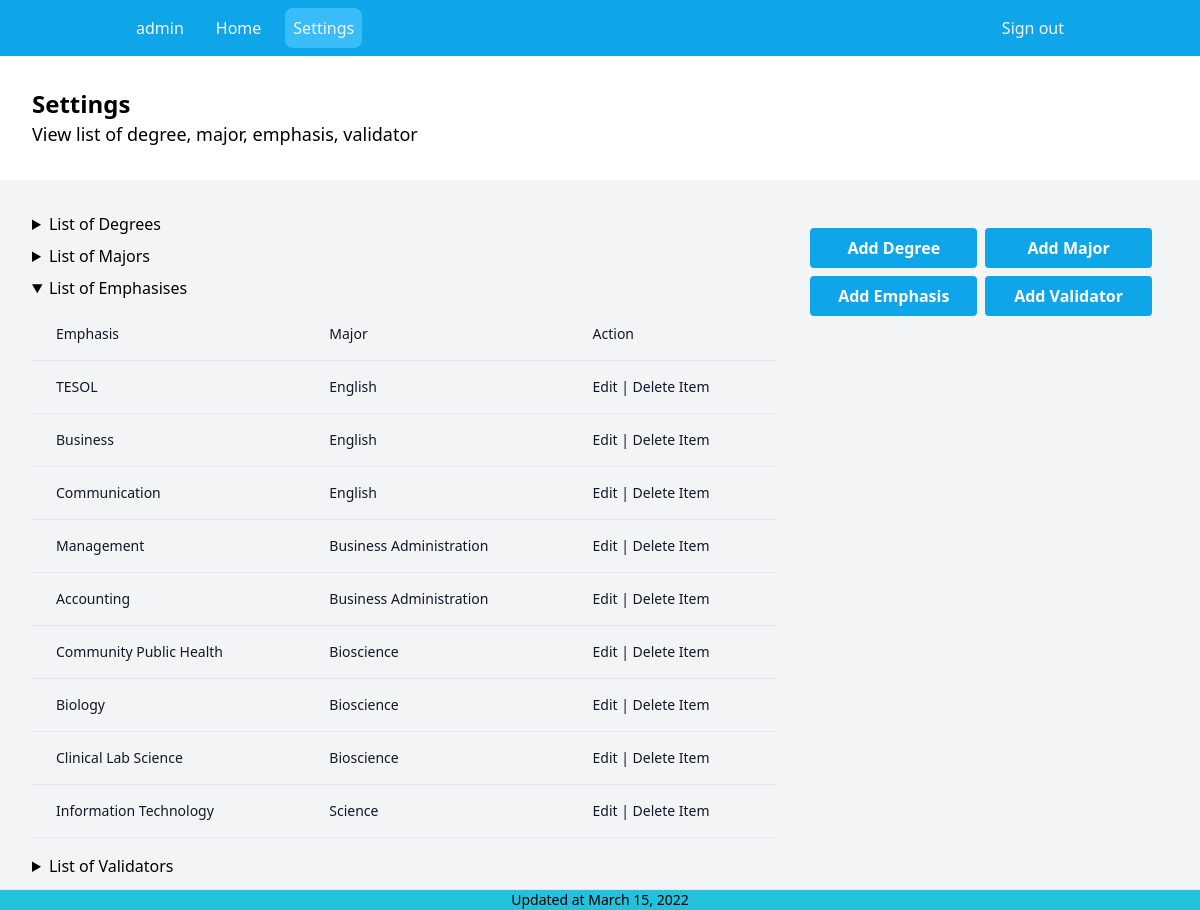
The app's page /manager/settings (signed in) with its own data.
### spapp/models.py (models this page shows, shortened)
class Emphasis(models.Model):
    major = models.ForeignKey(Major, on_delete=models.CASCADE)
    name = models.CharField(max_length=30)

class Major(models.Model):
    degree = models.ForeignKey(Degree, on_delete=models.CASCADE)
    name = models.CharField(max_length=30)
    def __str__(self):
        return f"{self.name}"

### spapp/views.py (the view, shortened to what this page needs)
# urls.py: path("manager/settings", views.AdminSettings.as_view(), name="manager_settings"),
@method_decorator(decorators, name='dispatch')
class AdminSettings(LoginRequiredMixin, generic.TemplateView):
    login_url = "spapp:login"
    template_name = "pages/manager/settings.html"
    form_degree = DegreeForm
    form_major = MajorForm
    form_emphasis = EmphasisForm
    form_validator = ValidatorForm
    def get_context_data(self, **kwargs):
        context = super().get_context_data(**kwargs)
        try:
            context = {
                'degrees': Degree.objects.all(),
                'majors': Major.objects.all(),
                'emphasises': Emphasis.objects.all(),
                'validators': Validator.objects.all(),
                'form_degree': self.form_degree(),
                'form_major': self.form_major(),
                'form_emphasis': self.form_emphasis(),
                'form_validator': self.form_validator()
            }
            return context
        except:
            messages.add_message(
                self.request, messages.WARNING, "You are not a student")
            return context

### spapp/models.py (called while the page is built)
    def __str__(self):
        return f"{self.name}"

### theme/templates/pages/manager/settings.html (shortened to what this page needs)
{% extends 'components/manager/layout.html' %}
{% block content %}
  <section class="py-8 px-4 md:px-8 xl:px-48  flex justify-between  gap-4 flex-col lg:flex-row ">
    <div>
      <p class="text-xl md:text-2xl xl:text-3xl font-bold">Settings</p>
      <span class="text-lg">View list of degree, major, emphasis, validator</span>
    </div>
  </section>
<section class="py-8 px-4 md:px-8 xl:px-48 bg-gray-100 flex justify-between  gap-4 flex-col lg:flex-row ">
  <div class="w-full lg:w-2/3 flex flex-col gap-2">
    <div>
  {% include 'components/manager/degree/list.html' with title="Degrees" data=degrees %}
    </div>
{% include 'components/manager/major/list.html' with title="Majors" data=majors %}
{% include 'components/manager/emphasis/list.html' with title="Emphasises" data=emphasises %}
{% include 'components/manager/validator/list.html' with title="Validators" data=validators %}
      </div>
  <div class="w-auto lg:w-1/3 p-4">
    <div class="grid grid-cols-2 gap-2">
  <button class="bg-sky-500 hover:bg-sky-700 text-white font-bold py-2 px-4 rounded" onClick="handle_degree()">
              Add Degree
            </button>
    <button class="bg-sky-500 hover:bg-sky-700 text-white font-bold py-2 px-4 rounded" onClick="handle_major()">
              Add Major
            </button>
   <button class="bg-sky-500 hover:bg-sky-700 text-white font-bold py-2 px-4 rounded" onClick="handle_emphasis()">
              Add Emphasis
            </button>
            <button class="bg-sky-500 hover:bg-sky-700 text-white font-bold py-2 px-4 rounded" onClick="handle_validator()">
              Add Validator
            </button>
    </div>
  </div>
</section>
{% endblock %}

### theme/templates/components/manager/header.html (shortened to what this page needs)
{% with home="/manager" settings="/manager/settings" rp=request.get_full_path %}
<div class="px-16 md:px-32 xl:px-48 bg-sky-500 py-2 flex justify-between w-full text-gray-100">
  <div class="flex gap-4">
    <a class="p-2">{{ user }}</a>
    <a class='p-2 {% if rp == home %} bg-sky-400 rounded-lg  {% endif %}' href="{{ home }}"> Home </a>
    <a class='p-2 {% if rp == settings %} bg-sky-400 rounded-lg  {% endif %}' href="{{ settings }}"> Settings </a>
  </div>
  <a href="{% url 'spapp:logout' %}" class="p-2 rounded-lg hover:bg-red "> Sign out </a>
</div>
{% endwith %}

### theme/templates/components/manager/emphasis/list.html (shortened to what this page needs)
<details open>
  <summary> List of {{ title }} </summary>
  <div class="flex flex-col">
    <div class="overflow-x-auto sm:-mx-6 lg:-mx-8">
      <div class="py-2 inline-block min-w-full sm:px-6 lg:px-8">
        <div class="overflow-hidden">
          <table class="min-w-full">
            <thead class="border-b">
              <tr>
                <th scope="col" class="text-sm font-medium text-gray-900 px-6 py-4 text-left">
                  Emphasis
                </th>
                <th scope="col" class="text-sm font-medium text-gray-900 px-6 py-4 text-left">
                  Major
                </th>
                <th scope="col" class="text-sm font-medium text-gray-900 px-6 py-4 text-left">
                  Action
                </th>
              </tr>
            </thead>
            <tbody>
              {% for item in data %}
              <tr class="border-b">
                <td class="px-6 py-4 whitespace-nowrap text-sm font-medium text-gray-900">{{ item.name }}</td>
                <td class="text-sm text-gray-900 font-light px-6 py-4 whitespace-nowrap">
                  {{ item.major }}
                </td>
                <td class="text-sm text-gray-900 font-light px-6 py-4 whitespace-nowrap" id="emp-{{ item.pk }}">
                  <button onClick=edit_emphasis("{{ item.pk }}")> Edit </button> |
                  <button onClick=delete_emphasis("{{ item.pk}}")>Delete Item</button>
                </td>
              </tr>
              {% endfor %}
            </tbody>
          </table>
        </div>
      </div>
    </div>
  </div>
</details>

### records on screen
Emphasis: name "TESOL", major "English"
Emphasis: name "Business", major "English"
Emphasis: name "Communication", major "English"
Emphasis: name "Management", major "Business Administration"
Emphasis: name "Accounting", major "Business Administration"
Emphasis: name "Community Public Health", major "Bioscience"
Emphasis: name "Biology", major "Bioscience"
Emphasis: name "Clinical Lab Science", major "Bioscience"
Emphasis: name "Information Technology", major "Science"

### other values on screen
{{ user }} "admin"
{{ title }} "Degrees"
{{ title }} "Majors"
{{ title }} "Emphasises"
{{ title }} "Validators"
